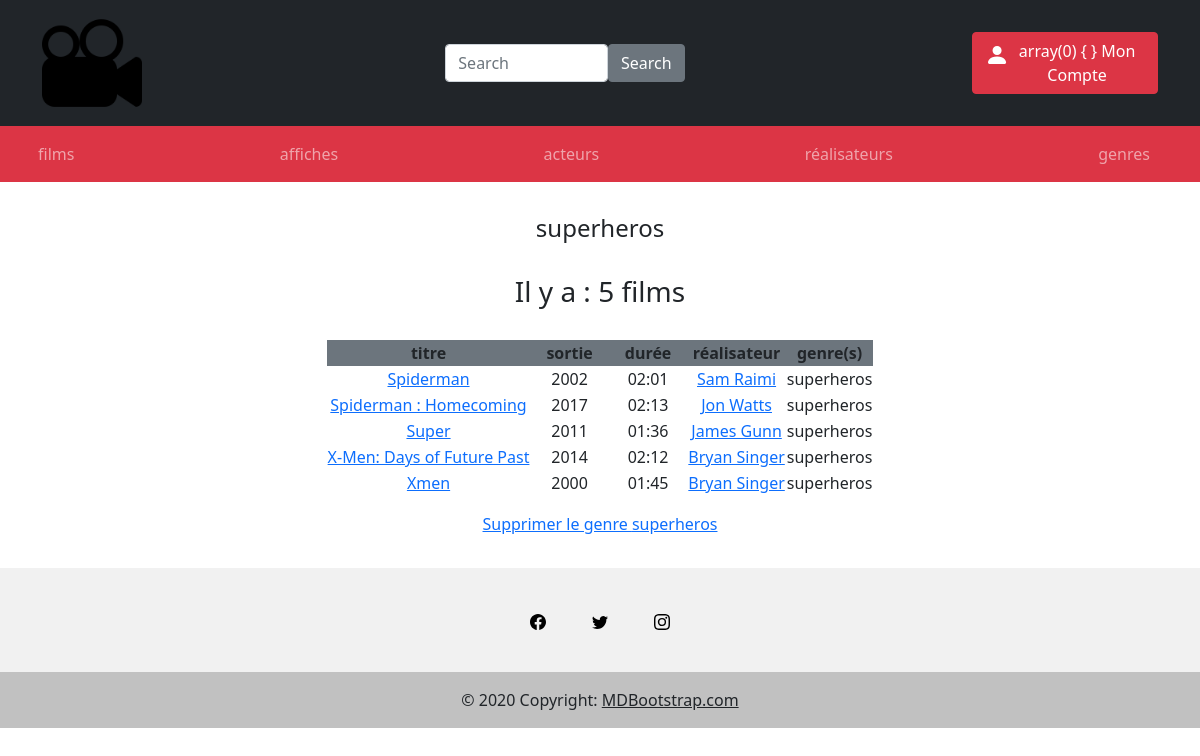
The app's page /index.php?action=listfilmsGenres&id=2 with its own data.
### tables this page shows
CREATE TABLE `Genre` (
  `id` int(11) NOT NULL,
  `libelle` varchar(100) NOT NULL
);

CREATE TABLE `Film` (
  `id` int(11) NOT NULL,
  `titre` varchar(255) NOT NULL,
  `sortie` date NOT NULL,
  `duree` int(11) DEFAULT NULL,
  `resume` text DEFAULT NULL,
  `note` tinyint(4) NOT NULL,
  `imgPath` varchar(255) NOT NULL,
  `fk_realisateur_id` int(11) DEFAULT NULL
);

### controllers/GenreController.php (called while the page is built, shortened)
<?php
require_once "bdd/DAO.php";
class GenreController
{
  public function findAllById($id)
  {
    $dao = new DAO;
    $sql = "SELECT f.id, titre, DATE_FORMAT(sortie, ('%Y')) AS sortie, DATE_FORMAT(SEC_TO_TIME(duree*60), '%H:%i') AS duree, fk_realisateur_id, CONCAT(r.prenom,' ', r.nom) AS nom_realisateur, GROUP_CONCAT( `libelle` SEPARATOR ' ' ) AS `genres` FROM Film f
LEFT JOIN realisateur r ON r.id = f.fk_realisateur_id LEFT JOIN est_classifié c ON c.fk_film_id = f.id LEFT JOIN Genre g ON g.id = c.fk_genre_id WHERE g.id = :id GROUP BY titre";
    $films = $dao->executerRequete($sql, [":id" => $id]);
    $sql2 = "SELECT g.id, g.libelle FROM Genre g WHERE g.id = :id";
    $genre = $dao->executerRequete($sql2, [":id" => $id]);
    require "views/genre/listFilms.php";
  }
}

### bdd/DAO.php (called while the page is built, shortened)
<?php
class DAO
{
  private $bdd;
  public function __construct()
  {
    $this->bdd = new PDO('mysql:host=localhost;dbname=cinema;charset=utf8', 'root', '');
  }
  public function executerRequete($sql, $params = NULL)
  {
    if ($params == NULL) {
      $result = $this->bdd->query($sql);
    } else {
      $result = $this->bdd->prepare($sql);
      $result->execute($params);
    }
    return $result;
  }
}

### views/genre/listFilms.php (the view, shortened to what this page needs)
<?php
$detailGenre = $genre->fetch();
?>
<h4><?= $detailGenre["libelle"] ?>
</h4>
<h3 class="mt-4">Il y a : <?= $films->rowCount(); ?> films</h3>
<table class="col-8 d-flex flex-column align-items-center mt-4">
  <tr class="bg-secondary">
    <td><strong>titre</strong></td>
    <td class="px-3"><strong>sortie</strong></td>
    <td class="px-3"><strong>durée</strong></td>
    <td><strong>réalisateur</strong></td>
    <td><strong>genre(s)</strong></td>
  </tr>
  <?php
  while ($film = $films->fetch()) {
    echo "<tr><td><a href='index.php?action=detailFilm&id=" . $film['id'] . "'>" . $film["titre"] . "</a></td>";
    echo "<td>" . $film["sortie"] . "</td>";
    echo "<td>" . $film["duree"] . "</td>";
    echo "<td><a href='index.php?action=detailRealisateur&id=" . $film['fk_realisateur_id'] . "'>" . $film['nom_realisateur'] . "</a></td>";
    echo "<td>" . $film['genres'] . "</td></tr>";
  }
  ?>
</table>
<?php
echo "<p><a href='index.php?action=deleteGenre&id=" . $detailGenre['id'] . "'>Supprimer le genre " . $detailGenre['libelle'] . "</a></p>";
?>
<?php
require "./views/template.php";

### css/style.css (style rules this page uses)
* { box-sizing: border-box; }

### records on screen
genre: libelle "superheros"
film: titre "Spiderman", sortie "2002", duree "02:01", nom_realisateur "Sam Raimi", genres "superheros"
film: titre "Spiderman : Homecoming", sortie "2017", duree "02:13", nom_realisateur "Jon Watts", genres "superheros"
film: titre "Super", sortie "2011", duree "01:36", nom_realisateur "James Gunn", genres "superheros"
film: titre "X-Men: Days of Future Past", sortie "2014", duree "02:12", nom_realisateur "Bryan Singer", genres "superheros"
film: titre "Xmen", sortie "2000", duree "01:45", nom_realisateur "Bryan Singer", genres "superheros"

### other values on screen
$films->rowCount() "5"
